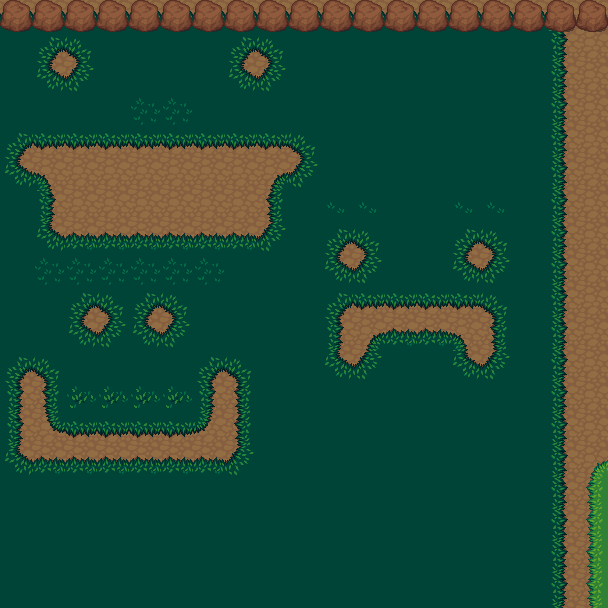

A level layout from a 2D game, rendered from its tile map. Below: a short description, then the map file with tile-grid data replaced by summaries:
An orthogonal 19x19 tile map with 32x32 px tiles, 3 tile layers (Tile Layer 1, Tile Layer 2, Tile Layer 3) and 8 objects (3x 2, Are you seeing this!?`The fa... uh... I , route2, route5, route10).

<map version="1.0" orientation="orthogonal" width="19" height="19" tilewidth="32" tileheight="32">
 <tileset firstgid="1" name="terrain" tilewidth="32" tileheight="32">
  <image source="../terrain.png" width="672" height="736" />
 </tileset>
 <layer name="Tile Layer 1" width="19" height="19">
  <data>[361 cells, 361 non-empty, 1 distinct tile ids]</data>
 </layer>
 <layer name="Tile Layer 2" width="19" height="19">
  <data>[361 cells, 335 non-empty, 18 distinct tile ids]</data>
 </layer>
 <layer name="Tile Layer 3" width="19" height="19">
  <data>[361 cells, 19 non-empty, 1 distinct tile ids]</data>
 </layer>
 <objectgroup name="npc" width="19" height="19">
  <object name="Are you seeing this!?`The fa... uh... I guess I'm just seeing things" x="512" y="32" width="32" height="64" />
 </objectgroup>
 <objectgroup name="walls" width="19" height="19">
  <object x="0" y="0" width="608" height="32" />
 </objectgroup>
 <objectgroup name="items" width="19" height="19">
  <object name="2" x="288" y="448" width="32" height="32" />
  <object name="2" x="416" y="448" width="32" height="32" />
  <object name="2" x="352" y="512" width="32" height="32" />
 </objectgroup>
 <objectgroup name="warps" width="19" height="19">
  <object name="route2" x="608" y="32" width="32" height="576" />
  <object name="route5" x="-32" y="32" width="32" height="576" />
  <object name="route10" x="0" y="608" width="608" height="32" />
 </objectgroup>
</map>
